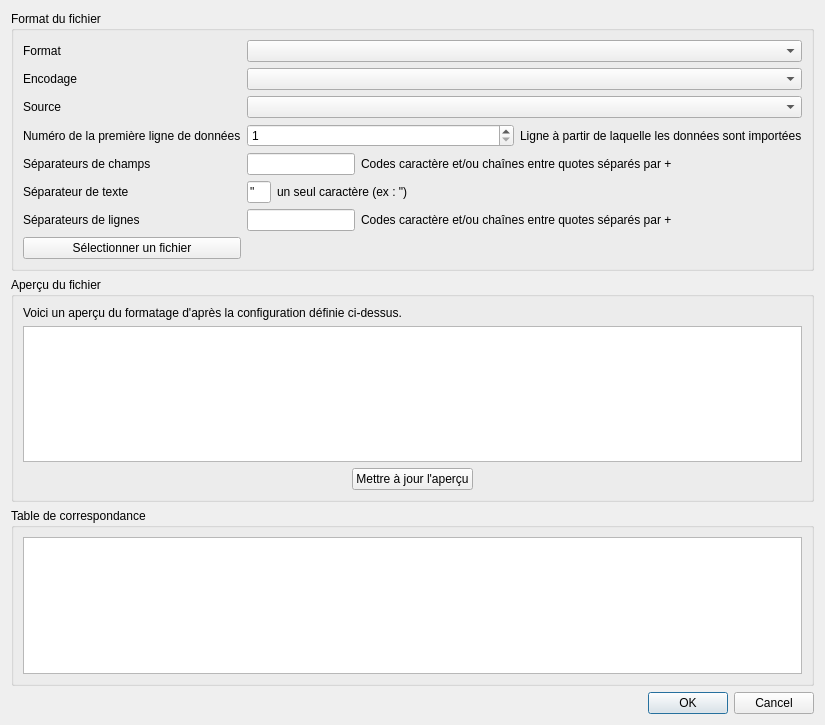
<?xml version="1.0" encoding="UTF-8"?>
<ui version="4.0">
 <class>Form_Data_Import</class>
 <widget class="QDialog" name="Form_Data_Import">
  <property name="windowModality">
   <enum>Qt::ApplicationModal</enum>
  </property>
  <property name="geometry">
   <rect>
    <x>0</x>
    <y>0</y>
    <width>825</width>
    <height>725</height>
   </rect>
  </property>
  <property name="windowTitle">
   <string>Formulaire d'import de données</string>
  </property>
  <layout class="QGridLayout" name="gridLayout">
   <item row="0" column="0">
    <widget class="QGroupBox" name="groupBox">
     <property name="title">
      <string>Format du fichier</string>
     </property>
     <layout class="QGridLayout" name="gridLayout_2">
      <item row="0" column="0">
       <widget class="QLabel" name="label_5">
        <property name="text">
         <string>Format</string>
        </property>
       </widget>
      </item>
      <item row="3" column="0">
       <widget class="QLabel" name="label_3">
        <property name="text">
         <string>Numéro de la première ligne de données</string>
        </property>
       </widget>
      </item>
      <item row="6" column="0">
       <widget class="QLabel" name="label">
        <property name="text">
         <string>Séparateurs de lignes</string>
        </property>
       </widget>
      </item>
      <item row="9" column="0">
       <widget class="QPushButton" name="load_file_button">
        <property name="text">
         <string>Sélectionner un fichier</string>
        </property>
       </widget>
      </item>
      <item row="3" column="1">
       <layout class="QHBoxLayout" name="horizontalLayout_2">
        <item>
         <widget class="QSpinBox" name="first_line_number">
          <property name="minimum">
           <number>1</number>
          </property>
          <property name="maximum">
           <number>999999</number>
          </property>
         </widget>
        </item>
        <item>
         <widget class="QLabel" name="label_6">
          <property name="text">
           <string>Ligne à partir de laquelle les données sont importées</string>
          </property>
         </widget>
        </item>
       </layout>
      </item>
      <item row="6" column="1">
       <layout class="QHBoxLayout" name="horizontalLayout_3">
        <item>
         <widget class="QLineEdit" name="records_separators">
          <property name="sizePolicy">
           <sizepolicy hsizetype="Fixed" vsizetype="Fixed">
            <horstretch>0</horstretch>
            <verstretch>0</verstretch>
           </sizepolicy>
          </property>
         </widget>
        </item>
        <item>
         <widget class="QLabel" name="label_7">
          <property name="text">
           <string>Codes caractère et/ou chaînes entre quotes séparés par +</string>
          </property>
         </widget>
        </item>
       </layout>
      </item>
      <item row="0" column="1">
       <widget class="QComboBox" name="file_formats">
        <property name="sizePolicy">
         <sizepolicy hsizetype="Expanding" vsizetype="Fixed">
          <horstretch>0</horstretch>
          <verstretch>0</verstretch>
         </sizepolicy>
        </property>
       </widget>
      </item>
      <item row="9" column="1">
       <widget class="QLabel" name="filename">
        <property name="text">
         <string/>
        </property>
       </widget>
      </item>
      <item row="1" column="0">
       <widget class="QLabel" name="label_9">
        <property name="text">
         <string>Encodage</string>
        </property>
       </widget>
      </item>
      <item row="1" column="1">
       <widget class="QComboBox" name="file_encodings"/>
      </item>
      <item row="4" column="0">
       <widget class="QLabel" name="label_2">
        <property name="text">
         <string>Séparateurs de champs</string>
        </property>
       </widget>
      </item>
      <item row="4" column="1">
       <layout class="QHBoxLayout" name="horizontalLayout_4">
        <item>
         <widget class="QLineEdit" name="fields_separators">
          <property name="sizePolicy">
           <sizepolicy hsizetype="Fixed" vsizetype="Fixed">
            <horstretch>0</horstretch>
            <verstretch>0</verstretch>
           </sizepolicy>
          </property>
         </widget>
        </item>
        <item>
         <widget class="QLabel" name="label_8">
          <property name="text">
           <string>Codes caractère et/ou chaînes entre quotes séparés par +</string>
          </property>
         </widget>
        </item>
       </layout>
      </item>
      <item row="2" column="0">
       <widget class="QLabel" name="label_10">
        <property name="text">
         <string>Source</string>
        </property>
       </widget>
      </item>
      <item row="2" column="1">
       <widget class="QComboBox" name="file_sources"/>
      </item>
      <item row="5" column="0">
       <widget class="QLabel" name="label_11">
        <property name="text">
         <string>Séparateur de texte</string>
        </property>
       </widget>
      </item>
      <item row="5" column="1">
       <layout class="QHBoxLayout" name="horizontalLayout_5">
        <item>
         <widget class="QLineEdit" name="text_separator">
          <property name="sizePolicy">
           <sizepolicy hsizetype="Fixed" vsizetype="Fixed">
            <horstretch>0</horstretch>
            <verstretch>0</verstretch>
           </sizepolicy>
          </property>
          <property name="maximumSize">
           <size>
            <width>24</width>
            <height>16777215</height>
           </size>
          </property>
          <property name="text">
           <string>&quot;</string>
          </property>
          <property name="maxLength">
           <number>1</number>
          </property>
         </widget>
        </item>
        <item>
         <widget class="QLabel" name="label_12">
          <property name="text">
           <string>un seul caractère (ex : &quot;)</string>
          </property>
         </widget>
        </item>
       </layout>
      </item>
     </layout>
    </widget>
   </item>
   <item row="3" column="0">
    <widget class="QDialogButtonBox" name="buttonBox">
     <property name="orientation">
      <enum>Qt::Horizontal</enum>
     </property>
     <property name="standardButtons">
      <set>QDialogButtonBox::Cancel|QDialogButtonBox::Ok</set>
     </property>
    </widget>
   </item>
   <item row="1" column="0">
    <widget class="QGroupBox" name="groupBox_2">
     <property name="title">
      <string>Aperçu du fichier</string>
     </property>
     <layout class="QGridLayout" name="gridLayout_3">
      <item row="0" column="0">
       <widget class="QLabel" name="label_4">
        <property name="text">
         <string>Voici un aperçu du formatage d'après la configuration définie ci-dessus.</string>
        </property>
       </widget>
      </item>
      <item row="1" column="0">
       <widget class="QTableWidget" name="file_overview_table"/>
      </item>
      <item row="3" column="0">
       <layout class="QHBoxLayout" name="horizontalLayout">
        <item>
         <spacer name="horizontalSpacer">
          <property name="orientation">
           <enum>Qt::Horizontal</enum>
          </property>
          <property name="sizeHint" stdset="0">
           <size>
            <width>40</width>
            <height>20</height>
           </size>
          </property>
         </spacer>
        </item>
        <item>
         <widget class="QPushButton" name="update_overview_button">
          <property name="text">
           <string>Mettre à jour l'aperçu</string>
          </property>
         </widget>
        </item>
        <item>
         <spacer name="horizontalSpacer_2">
          <property name="orientation">
           <enum>Qt::Horizontal</enum>
          </property>
          <property name="sizeHint" stdset="0">
           <size>
            <width>40</width>
            <height>20</height>
           </size>
          </property>
         </spacer>
        </item>
       </layout>
      </item>
     </layout>
    </widget>
   </item>
   <item row="2" column="0">
    <widget class="QGroupBox" name="groupBox_3">
     <property name="title">
      <string>Table de correspondance</string>
     </property>
     <layout class="QGridLayout" name="gridLayout_4">
      <item row="0" column="0">
       <widget class="QTableWidget" name="fields_mapping_table">
        <attribute name="horizontalHeaderStretchLastSection">
         <bool>true</bool>
        </attribute>
       </widget>
      </item>
     </layout>
    </widget>
   </item>
  </layout>
 </widget>
 <resources/>
 <connections>
  <connection>
   <sender>buttonBox</sender>
   <signal>accepted()</signal>
   <receiver>Form_Data_Import</receiver>
   <slot>accept()</slot>
   <hints>
    <hint type="sourcelabel">
     <x>248</x>
     <y>254</y>
    </hint>
    <hint type="destinationlabel">
     <x>157</x>
     <y>274</y>
    </hint>
   </hints>
  </connection>
  <connection>
   <sender>buttonBox</sender>
   <signal>rejected()</signal>
   <receiver>Form_Data_Import</receiver>
   <slot>reject()</slot>
   <hints>
    <hint type="sourcelabel">
     <x>316</x>
     <y>260</y>
    </hint>
    <hint type="destinationlabel">
     <x>286</x>
     <y>274</y>
    </hint>
   </hints>
  </connection>
 </connections>
</ui>
